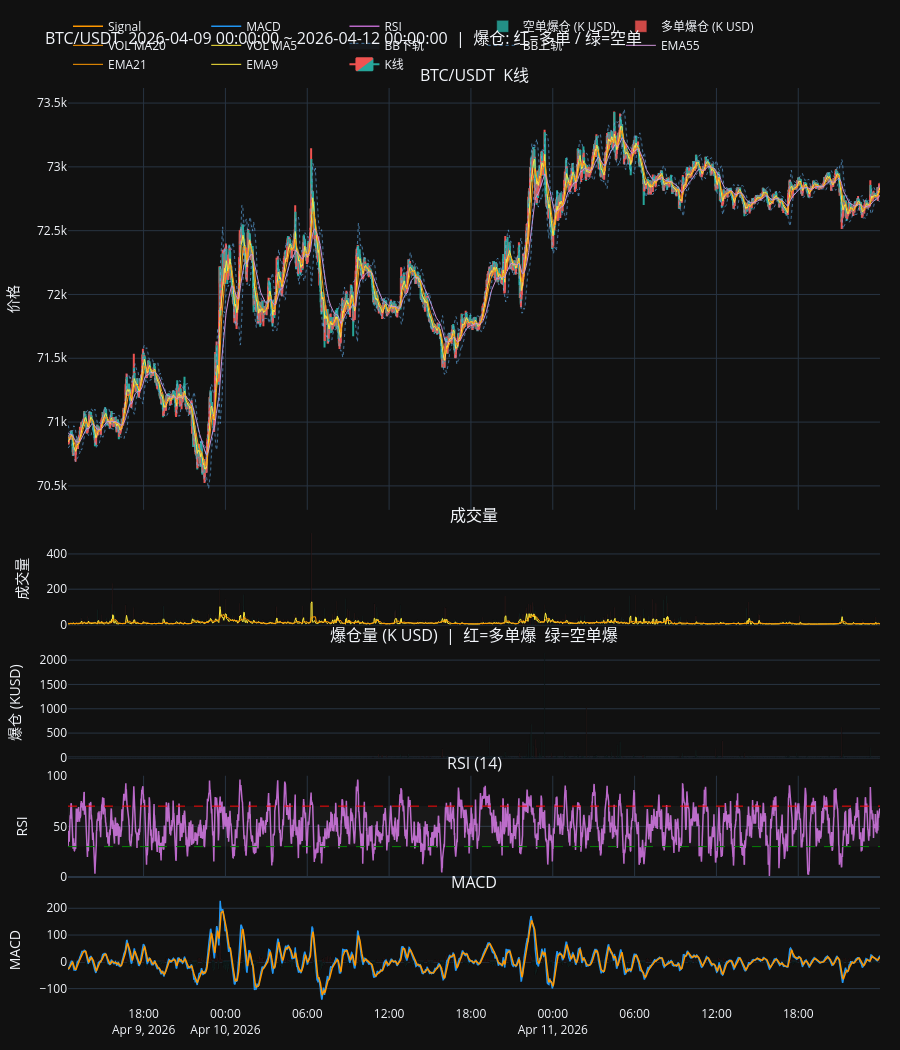

The notebook cell this image was saved under:
### Markdown cell above
## 4. K 线图（含均线 + 布林带 + 成交量 + 爆仓 + RSI + MACD）

### Code cell
# ── 合并爆仓数据到 K 线 ─────────────────────────────────────────
# 用 floor('min') 做连接键，消除 K 线 open_time 的亚秒精度差异
_d_key   = d.assign(_mk=d["timestamp"].dt.floor("min"))
_liq_key = liq_1m.assign(_mk=liq_1m["timestamp"].dt.floor("min"))
d_plot = _d_key.merge(
    _liq_key[["_mk", "liq_long", "liq_short"]],
    on="_mk", how="left"
).drop(columns=["_mk"])
d_plot[["liq_long", "liq_short"]] = d_plot[["liq_long", "liq_short"]].fillna(0)
print(f"爆仓非零分钟数: {(d_plot['liq_long']+d_plot['liq_short']>0).sum()} / {len(d_plot)}")

t = d_plot["timestamp"]

fig = make_subplots(
    rows=5, cols=1,
    shared_xaxes=True,
    row_heights=[0.50, 0.12, 0.13, 0.12, 0.13],
    vertical_spacing=0.02,
    subplot_titles=(
        f"{SYMBOL}  K线",
        "成交量",
        "爆仓量 (K USD)  |  红=多单爆  绿=空单爆",
        "RSI (14)",
        "MACD",
    ),
)

# ── Row 1: K 线 ──────────────────────────────────────────────────
fig.add_trace(go.Candlestick(
    x=t, open=d_plot["open"], high=d_plot["high"],
    low=d_plot["low"], close=d_plot["close"],
    name="K线",
    increasing_line_color="#ef5350", decreasing_line_color="#26a69a",
    increasing_fillcolor="#ef5350",  decreasing_fillcolor="#26a69a",
), row=1, col=1)

for col_name, color, name in [
    ("ema9",  "#ffeb3b", "EMA9"),
    ("ema21", "#ff9800", "EMA21"),
    ("ema55", "#ce93d8", "EMA55"),
]:
    fig.add_trace(go.Scatter(
        x=t, y=d_plot[col_name],
        line=dict(color=color, width=1), name=name,
    ), row=1, col=1)

fig.add_trace(go.Scatter(
    x=t, y=d_plot["bb_upper"],
    line=dict(color="rgba(100,181,246,0.6)", width=1, dash="dot"), name="BB上轨",
), row=1, col=1)
fig.add_trace(go.Scatter(
    x=t, y=d_plot["bb_lower"],
    line=dict(color="rgba(100,181,246,0.6)", width=1, dash="dot"), name="BB下轨",
    fill="tonexty", fillcolor="rgba(100,181,246,0.05)",
), row=1, col=1)

# ── Row 2: 成交量 ────────────────────────────────────────────────
vol_colors = ["#ef5350" if c >= o else "#26a69a"
              for c, o in zip(d_plot["close"], d_plot["open"])]
fig.add_trace(go.Bar(
    x=t, y=d_plot["volume"],
    marker_color=vol_colors, name="成交量", showlegend=False,
), row=2, col=1)
fig.add_trace(go.Scatter(
    x=t, y=d_plot["vol_ma5"],
    line=dict(color="#ffeb3b", width=1), name="VOL MA5",
), row=2, col=1)
fig.add_trace(go.Scatter(
    x=t, y=d_plot["vol_ma20"],
    line=dict(color="#ff9800", width=1), name="VOL MA20",
), row=2, col=1)

# ── Row 3: 爆仓量 ────────────────────────────────────────────────
fig.add_trace(go.Bar(
    x=t, y=d_plot["liq_long"] / 1e3,
    marker_color="rgba(239,83,80,0.85)",
    name="多单爆仓 (K USD)",
), row=3, col=1)
fig.add_trace(go.Bar(
    x=t, y=d_plot["liq_short"] / 1e3,
    marker_color="rgba(38,166,154,0.85)",
    name="空单爆仓 (K USD)",
), row=3, col=1)

# ── Row 4: RSI ───────────────────────────────────────────────────
fig.add_trace(go.Scatter(
    x=t, y=d_plot["rsi"],
    line=dict(color="#ba68c8", width=1.5), name="RSI",
), row=4, col=1)
fig.add_hline(y=70, line=dict(color="red",   width=1, dash="dash"), row=4, col=1)
fig.add_hline(y=30, line=dict(color="green", width=1, dash="dash"), row=4, col=1)
fig.add_hrect(y0=30, y1=70, fillcolor="rgba(255,255,255,0.03)", line_width=0, row=4, col=1)

# ── Row 5: MACD ──────────────────────────────────────────────────
hist_colors = ["#ef5350" if v >= 0 else "#26a69a" for v in d_plot["macd_hist"]]
fig.add_trace(go.Bar(
    x=t, y=d_plot["macd_hist"],
    marker_color=hist_colors, name="MACD Hist", showlegend=False,
), row=5, col=1)
fig.add_trace(go.Scatter(
    x=t, y=d_plot["macd"],
    line=dict(color="#2196f3", width=1.5), name="MACD",
), row=5, col=1)
fig.add_trace(go.Scatter(
    x=t, y=d_plot["macd_signal"],
    line=dict(color="#ff9800", width=1.5), name="Signal",
), row=5, col=1)

# ── 布局 ─────────────────────────────────────────────────────────
fig.update_layout(
    title=dict(
        text=f"{SYMBOL}  {START_DATE} ~ {END_DATE}  |  爆仓: 红=多单 / 绿=空单",
        font=dict(size=16),
    ),
    height=1050,
    template="plotly_dark",
    xaxis_rangeslider_visible=False,
    barmode="overlay",
    legend=dict(orientation="h", yanchor="bottom", y=1.01, xanchor="left", x=0),
    margin=dict(l=60, r=20, t=80, b=20),
    hovermode="x unified",
)
fig.update_yaxes(title_text="价格",        row=1, col=1)
fig.update_yaxes(title_text="成交量",      row=2, col=1)
fig.update_yaxes(title_text="爆仓 (KUSD)", row=3, col=1)
fig.update_yaxes(title_text="RSI",         row=4, col=1, range=[0, 100])
fig.update_yaxes(title_text="MACD",        row=5, col=1)

fig.show()

### Figure 1 — Plotly figure (JSON) as saved in the notebook; plotly's stock layout.template omitted (floating-point values rounded to 4 significant figures; data arrays with more than 128 entries replaced by an {"elided": "..."} marker saying what was removed)
{"data": [{"close": {"elided": "3571 float values"}, "decreasing": {"fillcolor": "#26a69a", "line": {"color": "#26a69a"}}, "high": {"elided": "3571 float values"}, "increasing": {"fillcolor": "#ef5350", "line": {"color": "#ef5350"}}, "low": {"elided": "3571 float values"}, "name": "K线", "open": {"elided": "3571 float values"}, "type": "candlestick", "x": {"elided": "3571 str values"}, "xaxis": "x", "yaxis": "y"}, {"line": {"color": "#ffeb3b", "width": 1}, "name": "EMA9", "type": "scatter", "x": {"elided": "3571 str values"}, "xaxis": "x", "y": {"elided": "3571 float values"}, "yaxis": "y"}, {"line": {"color": "#ff9800", "width": 1}, "name": "EMA21", "type": "scatter", "x": {"elided": "3571 str values"}, "xaxis": "x", "y": {"elided": "3571 float values"}, "yaxis": "y"}, {"line": {"color": "#ce93d8", "width": 1}, "name": "EMA55", "type": "scatter", "x": {"elided": "3571 str values"}, "xaxis": "x", "y": {"elided": "3571 float values"}, "yaxis": "y"}, {"line": {"color": "rgba(100,181,246,0.6)", "dash": "dot", "width": 1}, "name": "BB上轨", "type": "scatter", "x": {"elided": "3571 str values"}, "xaxis": "x", "y": {"elided": "3571 float values"}, "yaxis": "y"}, {"fill": "tonexty", "fillcolor": "rgba(100,181,246,0.05)", "line": {"color": "rgba(100,181,246,0.6)", "dash": "dot", "width": 1}, "name": "BB下轨", "type": "scatter", "x": {"elided": "3571 str values"}, "xaxis": "x", "y": {"elided": "3571 float values"}, "yaxis": "y"}, {"marker": {"color": {"elided": "3571 str values"}}, "name": "成交量", "showlegend": false, "type": "bar", "x": {"elided": "3571 str values"}, "xaxis": "x2", "y": {"elided": "3571 float values"}, "yaxis": "y2"}, {"line": {"color": "#ffeb3b", "width": 1}, "name": "VOL MA5", "type": "scatter", "x": {"elided": "3571 str values"}, "xaxis": "x2", "y": {"elided": "3571 float values"}, "yaxis": "y2"}, {"line": {"color": "#ff9800", "width": 1}, "name": "VOL MA20", "type": "scatter", "x": {"elided": "3571 str values"}, "xaxis": "x2", "y": {"elided": "3571 float values"}, "yaxis": "y2"}, {"marker": {"color": "rgba(239,83,80,0.85)"}, "name": "多单爆仓 (K USD)", "type": "bar", "x": {"elided": "3571 str values"}, "xaxis": "x3", "y": {"elided": "3571 float values"}, "yaxis": "y3"}, {"marker": {"color": "rgba(38,166,154,0.85)"}, "name": "空单爆仓 (K USD)", "type": "bar", "x": {"elided": "3571 str values"}, "xaxis": "x3", "y": {"elided": "3571 float values"}, "yaxis": "y3"}, {"line": {"color": "#ba68c8", "width": 1.5}, "name": "RSI", "type": "scatter", "x": {"elided": "3571 str values"}, "xaxis": "x4", "y": {"elided": "3571 float values"}, "yaxis": "y4"}, {"marker": {"color": {"elided": "3571 str values"}}, "name": "MACD Hist", "showlegend": false, "type": "bar", "x": {"elided": "3571 str values"}, "xaxis": "x5", "y": {"elided": "3571 float values"}, "yaxis": "y5"}, {"line": {"color": "#2196f3", "width": 1.5}, "name": "MACD", "type": "scatter", "x": {"elided": "3571 str values"}, "xaxis": "x5", "y": {"elided": "3571 float values"}, "yaxis": "y5"}, {"line": {"color": "#ff9800", "width": 1.5}, "name": "Signal", "type": "scatter", "x": {"elided": "3571 str values"}, "xaxis": "x5", "y": {"elided": "3571 float values"}, "yaxis": "y5"}], "layout": {"annotations": [{"font": {"size": 16}, "showarrow": false, "text": "BTC/USDT  K线", "x": 0.5, "xanchor": "center", "xref": "paper", "y": 1, "yanchor": "bottom", "yref": "paper"}, {"font": {"size": 16}, "showarrow": false, "text": "成交量", "x": 0.5, "xanchor": "center", "xref": "paper", "y": 0.52, "yanchor": "bottom", "yref": "paper"}, {"font": {"size": 16}, "showarrow": false, "text": "爆仓量 (K USD)  |  红=多单爆  绿=空单爆", "x": 0.5, "xanchor": "center", "xref": "paper", "y": 0.3896, "yanchor": "bottom", "yref": "paper"}, {"font": {"size": 16}, "showarrow": false, "text": "RSI (14)", "x": 0.5, "xanchor": "center", "xref": "paper", "y": 0.25, "yanchor": "bottom", "yref": "paper"}, {"font": {"size": 16}, "showarrow": false, "text": "MACD", "x": 0.5, "xanchor": "center", "xref": "paper", "y": 0.1196, "yanchor": "bottom", "yref": "paper"}], "barmode": "overlay", "height": 1050, "hovermode": "x unified", "legend": {"orientation": "h", "x": 0, "xanchor": "left", "y": 1.01, "yanchor": "bottom"}, "margin": {"b": 20, "l": 60, "r": 20, "t": 80}, "shapes": [{"line": {"color": "red", "dash": "dash", "width": 1}, "type": "line", "x0": 0, "x1": 1, "xref": "x4 domain", "y0": 70, "y1": 70, "yref": "y4"}, {"line": {"color": "green", "dash": "dash", "width": 1}, "type": "line", "x0": 0, "x1": 1, "xref": "x4 domain", "y0": 30, "y1": 30, "yref": "y4"}, {"fillcolor": "rgba(255,255,255,0.03)", "line": {"width": 0}, "type": "rect", "x0": 0, "x1": 1, "xref": "x4 domain", "y0": 30, "y1": 70, "yref": "y4"}], "title": {"font": {"size": 16}, "text": "BTC/USDT  2026-04-09 00:00:00 ~ 2026-04-12 00:00:00  |  爆仓: 红=多单 / 绿=空单"}, "xaxis": {"anchor": "y", "domain": [0, 1], "matches": "x5", "rangeslider": {"visible": false}, "showticklabels": false}, "xaxis2": {"anchor": "y2", "domain": [0, 1], "matches": "x5", "showticklabels": false}, "xaxis3": {"anchor": "y3", "domain": [0, 1], "matches": "x5", "showticklabels": false}, "xaxis4": {"anchor": "y4", "domain": [0, 1], "matches": "x5", "showticklabels": false}, "xaxis5": {"anchor": "y5", "domain": [0, 1]}, "yaxis": {"anchor": "x", "domain": [0.54, 1], "title": {"text": "价格"}}, "yaxis2": {"anchor": "x2", "domain": [0.4096, 0.52], "title": {"text": "成交量"}}, "yaxis3": {"anchor": "x3", "domain": [0.27, 0.3896], "title": {"text": "爆仓 (KUSD)"}}, "yaxis4": {"anchor": "x4", "domain": [0.1396, 0.25], "range": [0, 100], "title": {"text": "RSI"}}, "yaxis5": {"anchor": "x5", "domain": [0, 0.1196], "title": {"text": "MACD"}}}}
